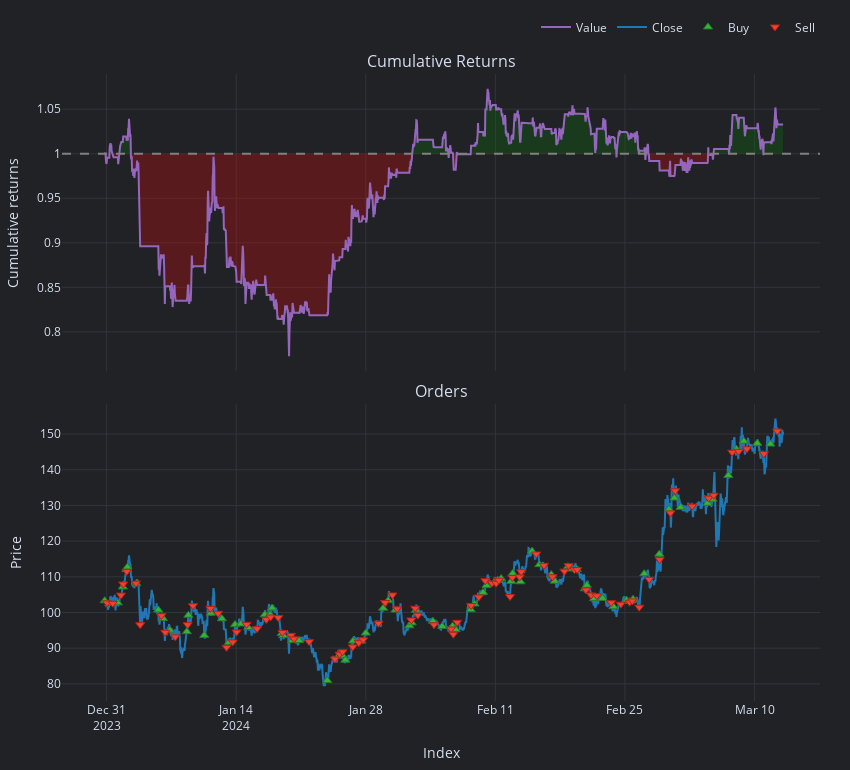

Notebook code for this chart:
### Code cell
pf.plot({"orders", "cum_returns"}, settings=dict(bm_returns=False)).show()

### Figure 1 — Plotly figure (JSON) as saved in the notebook; plotly's stock layout.template omitted (floating-point values rounded to 4 significant figures; data arrays with more than 128 entries replaced by an {"elided": "..."} marker saying what was removed)
{"data": [{"hoverinfo": "skip", "line": {"color": "rgba(0, 0, 0, 0)", "width": 0}, "mode": "lines", "opacity": 0, "showlegend": false, "type": "scatter", "uid": "5d17196e-cb40-4494-917a-7eeac007e3ae", "x": {"elided": "1760 str values"}, "xaxis": "x", "y": {"elided": "1760 int values"}, "yaxis": "y"}, {"connectgaps": false, "fill": "tonexty", "fillcolor": "rgba(0, 128, 0, 0.25)", "hoverinfo": "skip", "line": {"color": "rgba(0, 0, 0, 0)", "width": 0}, "mode": "lines", "opacity": 0, "showlegend": false, "type": "scatter", "uid": "e968dff7-8f41-410f-a7a3-ed41c26301f1", "x": {"elided": "1760 str values"}, "xaxis": "x", "y": {"elided": "1760 float values"}, "yaxis": "y"}, {"hoverinfo": "skip", "line": {"color": "rgba(0, 0, 0, 0)", "width": 0}, "mode": "lines", "opacity": 0, "showlegend": false, "type": "scatter", "uid": "9e33ea44-817b-452f-9bb4-97e1ee9b5da6", "x": {"elided": "1760 str values"}, "xaxis": "x", "y": {"elided": "1760 int values"}, "yaxis": "y"}, {"connectgaps": false, "fill": "tonexty", "fillcolor": "rgba(255, 0, 0, 0.25)", "hoverinfo": "skip", "line": {"color": "rgba(0, 0, 0, 0)", "width": 0}, "mode": "lines", "opacity": 0, "showlegend": false, "type": "scatter", "uid": "61cffa16-47bb-41b0-ac10-305d1ad28fc4", "x": {"elided": "1760 str values"}, "xaxis": "x", "y": {"elided": "1760 float values"}, "yaxis": "y"}, {"legendgroup": "0", "line": {"color": "#9467bd"}, "mode": "lines", "name": "Value", "showlegend": true, "type": "scatter", "uid": "d830100f-68ca-4a0e-b265-6861632c5f92", "x": {"elided": "1760 str values"}, "xaxis": "x", "y": {"elided": "1760 float values"}, "yaxis": "y"}, {"hoverinfo": "skip", "line": {"color": "rgba(0, 0, 0, 0)", "width": 0}, "mode": "lines", "opacity": 0, "showlegend": false, "type": "scatter", "uid": "6232e3fc-a452-4303-927c-d3873517316a", "x": {"elided": "1760 str values"}, "xaxis": "x", "y": {"elided": "1760 int values"}, "yaxis": "y"}, {"legendgroup": "1", "line": {"color": "#1f77b4"}, "mode": "lines", "name": "Close", "showlegend": true, "type": "scatter", "uid": "6f7e9b4c-7f09-412f-962c-a24217bf2f41", "x": {"elided": "1760 str values"}, "xaxis": "x2", "y": {"elided": "1760 float values"}, "yaxis": "y2"}, {"customdata": {"elided": "80x9 mixed values"}, "hovertemplate": "<br>Order Id: %{customdata[0]}\n<br>Signal Index: %{customdata[1]}\n<br>Creation Index: %{customdata[2]}\n<br>Fill Index: %{customdata[3]}\n<br>Size: %{customdata[4]:,}\n<br>Price: %{customdata[5]:,}\n<br>Fees: %{customdata[6]:,}\n<br>Type: %{customdata[7]}\n<br>Stop Type: %{customdata[8]}", "marker": {"color": "#37B13F", "line": {"color": "rgb(38,123,44)", "width": 1}, "size": 8, "symbol": "triangle-up"}, "mode": "markers", "name": "Buy", "type": "scatter", "uid": "d02b1882-c8ff-4e03-a196-f300fae927c6", "x": ["2023-12-30T19:00:00+00:00", "2023-12-31T07:00:00+00:00", "2024-01-01T05:00:00+00:00", "2024-01-01T18:00:00+00:00", "2024-01-02T03:00:00+00:00", "2024-01-02T06:00:00+00:00", "2024-01-03T05:00:00+00:00", "2024-01-05T14:00:00+00:00", "2024-01-06T02:00:00+00:00", "2024-01-06T20:00:00+00:00", "2024-01-08T16:00:00+00:00", "2024-01-08T20:00:00+00:00", "2024-01-10T13:00:00+00:00", "2024-01-11T06:00:00+00:00", "2024-01-12T11:00:00+00:00", "2024-01-13T05:00:00+00:00", "2024-01-13T21:00:00+00:00", "2024-01-14T12:00:00+00:00", "2024-01-15T07:00:00+00:00", "2024-01-17T02:00:00+00:00", "2024-01-17T16:00:00+00:00", "2024-01-17T21:00:00+00:00", "2024-01-18T22:00:00+00:00", "2024-01-19T02:00:00+00:00", "2024-01-20T01:00:00+00:00", "2024-01-20T19:00:00+00:00", "2024-01-23T20:00:00+00:00", "2024-01-25T02:00:00+00:00", "2024-01-25T11:00:00+00:00", "2024-01-25T19:00:00+00:00", "2024-01-26T15:00:00+00:00", "2024-01-27T12:00:00+00:00", "2024-01-28T00:00:00+00:00", "2024-01-29T21:00:00+00:00", "2024-01-30T10:00:00+00:00", "2024-01-31T05:00:00+00:00", "2024-02-01T17:00:00+00:00", "2024-02-01T23:00:00+00:00", "2024-02-02T10:00:00+00:00", "2024-02-04T06:00:00+00:00", "2024-02-05T06:00:00+00:00", "2024-02-06T09:00:00+00:00", "2024-02-06T17:00:00+00:00", "2024-02-08T08:00:00+00:00", "2024-02-08T18:00:00+00:00", "2024-02-09T16:00:00+00:00", "2024-02-10T01:00:00+00:00", "2024-02-11T01:00:00+00:00", "2024-02-11T06:00:00+00:00", "2024-02-11T15:00:00+00:00", "2024-02-12T17:00:00+00:00", "2024-02-12T21:00:00+00:00", "2024-02-13T17:00:00+00:00", "2024-02-14T23:00:00+00:00", "2024-02-15T18:00:00+00:00", "2024-02-17T01:00:00+00:00", "2024-02-17T10:00:00+00:00", "2024-02-18T20:00:00+00:00", "2024-02-19T03:00:00+00:00", "2024-02-19T19:00:00+00:00", "2024-02-20T16:00:00+00:00", "2024-02-20T21:00:00+00:00", "2024-02-21T16:00:00+00:00", "2024-02-22T14:00:00+00:00", "2024-02-23T18:00:00+00:00", "2024-02-25T04:00:00+00:00", "2024-02-25T13:00:00+00:00", "2024-02-25T21:00:00+00:00", "2024-02-27T02:00:00+00:00", "2024-02-28T17:00:00+00:00", "2024-02-29T18:00:00+00:00", "2024-03-01T08:00:00+00:00", "2024-03-02T00:00:00+00:00", "2024-03-04T22:00:00+00:00", "2024-03-05T11:00:00+00:00", "2024-03-07T04:00:00+00:00", "2024-03-08T01:00:00+00:00", "2024-03-08T20:00:00+00:00", "2024-03-10T07:00:00+00:00", "2024-03-11T17:00:00+00:00"], "xaxis": "x2", "y": [103.3, 102.5, 102.7, 107.2, 112.1, 112.7, 108.1, 100.7, 98.33, 95.06, 94.64, 99.24, 93.58, 99.82, 98.26, 91.62, 96.61, 96.8, 95.79, 99.4, 99.41, 101.3, 94.11, 93.53, 92.16, 92.14, 80.94, 87.88, 87.99, 86.65, 92.03, 91.99, 94.24, 101.2, 103.3, 100.7, 96.29, 97.09, 100.6, 97.56, 96.12, 96.18, 95.22, 100.8, 102.4, 105.6, 107.6, 108.9, 109.0, 109.5, 108.7, 111.0, 108.6, 117.2, 113.4, 110.6, 108.8, 112.8, 112.2, 112.1, 106.6, 107.6, 103.9, 104.0, 101.6, 103.5, 103.1, 103.7, 110.9, 116.4, 128.9, 132.1, 129.5, 130.6, 131.7, 138.4, 145.7, 148.0, 147.4, 147.2], "yaxis": "y2"}, {"customdata": {"elided": "80x9 mixed values"}, "hovertemplate": "<br>Order Id: %{customdata[0]}\n<br>Signal Index: %{customdata[1]}\n<br>Creation Index: %{customdata[2]}\n<br>Fill Index: %{customdata[3]}\n<br>Size: %{customdata[4]:,}\n<br>Price: %{customdata[5]:,}\n<br>Fees: %{customdata[6]:,}\n<br>Type: %{customdata[7]}\n<br>Stop Type: %{customdata[8]}", "marker": {"color": "#EA4335", "line": {"color": "rgb(181,31,18)", "width": 1}, "size": 8, "symbol": "triangle-down"}, "mode": "markers", "name": "Sell", "type": "scatter", "uid": "616d07bc-a937-44af-9966-ccbfcaff2607", "x": ["2023-12-31T01:00:00+00:00", "2023-12-31T16:00:00+00:00", "2024-01-01T13:00:00+00:00", "2024-01-01T19:00:00+00:00", "2024-01-02T04:00:00+00:00", "2024-01-03T04:00:00+00:00", "2024-01-03T15:00:00+00:00", "2024-01-05T22:00:00+00:00", "2024-01-06T08:00:00+00:00", "2024-01-07T10:00:00+00:00", "2024-01-08T18:00:00+00:00", "2024-01-09T08:00:00+00:00", "2024-01-11T05:00:00+00:00", "2024-01-12T01:00:00+00:00", "2024-01-12T23:00:00+00:00", "2024-01-13T15:00:00+00:00", "2024-01-14T01:00:00+00:00", "2024-01-15T03:00:00+00:00", "2024-01-16T06:00:00+00:00", "2024-01-17T06:00:00+00:00", "2024-01-17T17:00:00+00:00", "2024-01-18T13:00:00+00:00", "2024-01-19T00:00:00+00:00", "2024-01-19T22:00:00+00:00", "2024-01-20T06:00:00+00:00", "2024-01-21T21:00:00+00:00", "2024-01-24T16:00:00+00:00", "2024-01-25T04:00:00+00:00", "2024-01-25T12:00:00+00:00", "2024-01-26T14:00:00+00:00", "2024-01-27T06:00:00+00:00", "2024-01-27T17:00:00+00:00", "2024-01-29T09:00:00+00:00", "2024-01-30T02:00:00+00:00", "2024-01-30T21:00:00+00:00", "2024-01-31T09:00:00+00:00", "2024-02-01T22:00:00+00:00", "2024-02-02T08:00:00+00:00", "2024-02-02T15:00:00+00:00", "2024-02-04T09:00:00+00:00", "2024-02-06T05:00:00+00:00", "2024-02-06T11:00:00+00:00", "2024-02-06T21:00:00+00:00", "2024-02-08T09:00:00+00:00", "2024-02-09T05:00:00+00:00", "2024-02-09T22:00:00+00:00", "2024-02-10T15:00:00+00:00", "2024-02-11T02:00:00+00:00", "2024-02-11T09:00:00+00:00", "2024-02-12T14:00:00+00:00", "2024-02-12T20:00:00+00:00", "2024-02-13T15:00:00+00:00", "2024-02-13T19:00:00+00:00", "2024-02-15T10:00:00+00:00", "2024-02-16T06:00:00+00:00", "2024-02-17T04:00:00+00:00", "2024-02-18T11:00:00+00:00", "2024-02-18T22:00:00+00:00", "2024-02-19T13:00:00+00:00", "2024-02-19T20:00:00+00:00", "2024-02-20T19:00:00+00:00", "2024-02-21T08:00:00+00:00", "2024-02-21T23:00:00+00:00", "2024-02-23T12:00:00+00:00", "2024-02-24T13:00:00+00:00", "2024-02-25T12:00:00+00:00", "2024-02-25T19:00:00+00:00", "2024-02-26T13:00:00+00:00", "2024-02-27T15:00:00+00:00", "2024-02-28T18:00:00+00:00", "2024-02-29T22:00:00+00:00", "2024-03-01T10:00:00+00:00", "2024-03-03T06:00:00+00:00", "2024-03-05T01:00:00+00:00", "2024-03-05T14:00:00+00:00", "2024-03-07T14:00:00+00:00", "2024-03-08T07:00:00+00:00", "2024-03-09T04:00:00+00:00", "2024-03-11T00:00:00+00:00", "2024-03-12T11:00:00+00:00"], "xaxis": "x2", "y": [102.7, 102.6, 104.9, 108.0, 111.5, 108.2, 96.59, 99.11, 94.45, 93.18, 96.6, 101.9, 101.1, 99.79, 90.24, 91.75, 94.53, 96.68, 95.48, 98.03, 98.75, 98.58, 94.39, 93.59, 92.62, 91.84, 86.99, 88.32, 89.0, 90.37, 91.55, 92.35, 97.0, 102.8, 104.9, 101.0, 97.91, 101.2, 99.26, 96.56, 95.39, 93.92, 97.25, 102.0, 104.3, 108.9, 108.2, 108.2, 109.0, 104.5, 109.8, 110.0, 111.4, 116.4, 113.2, 110.0, 111.6, 113.1, 112.0, 112.0, 106.3, 104.9, 104.7, 102.7, 102.3, 102.9, 103.3, 101.5, 109.3, 114.8, 127.9, 134.1, 129.8, 132.1, 132.8, 144.9, 145.2, 145.9, 144.5, 150.8], "yaxis": "y2"}], "layout": {"annotations": [{"font": {"size": 16}, "showarrow": false, "text": "Cumulative Returns", "x": 0.5, "xanchor": "center", "xref": "paper", "y": 1, "yanchor": "bottom", "yref": "paper"}, {"font": {"size": 16}, "showarrow": false, "text": "Orders", "x": 0.5, "xanchor": "center", "xref": "paper", "y": 0.474, "yanchor": "bottom", "yref": "paper"}], "height": 770, "legend": {"orientation": "h", "traceorder": "normal", "x": 1, "xanchor": "right", "y": 1.052, "yanchor": "bottom"}, "margin": {"b": 30, "l": 30, "r": 30, "t": 30}, "shapes": [{"line": {"color": "gray", "dash": "dash"}, "type": "line", "x0": 0, "x1": 1, "xref": "paper", "y0": 1, "y1": 1, "yref": "y"}], "showlegend": true, "width": 850, "xaxis": {"anchor": "y", "domain": [0, 1], "matches": "x2", "showticklabels": false}, "xaxis2": {"anchor": "y2", "domain": [0, 1], "title": {"text": "Index"}}, "yaxis": {"anchor": "x", "domain": [0.526, 1], "title": {"text": "Cumulative returns"}}, "yaxis2": {"anchor": "x2", "domain": [0, 0.474], "title": {"text": "Price"}}}}
